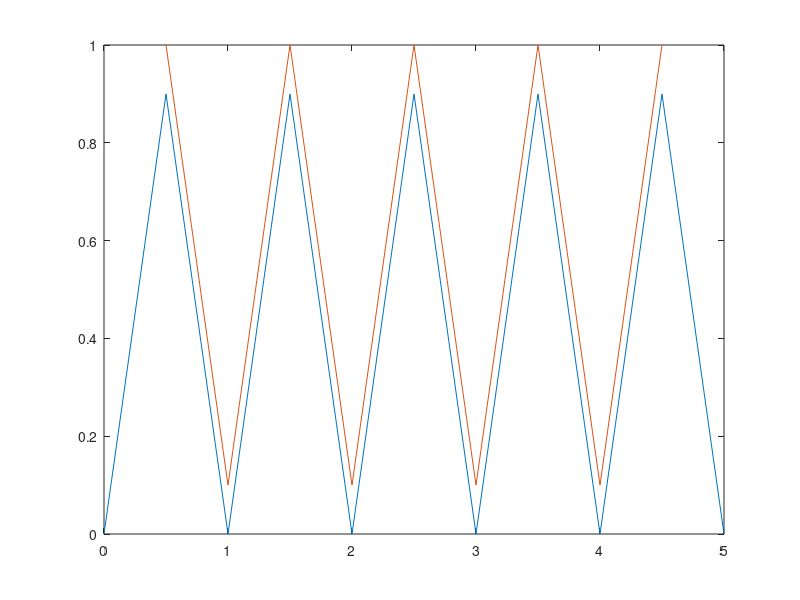

Write MATLAB code to recreate this figure. (Note: this script raises an error after producing the figure.)
clear all
clc

addpath('../../pathmexa64');

pi= 3.1415926535879;
global a;
global contact_wrench;
global dimen;
global q_diff;
global num_of_contacts;
global g;
global h;
global dista;
global nnz;
global kp;
global kv;
global q_o;
dimen=2;
num_of_contacts = 1;
g=9.8;
h=0.01;
kp=1;
kv=1;
n = dimen + num_of_contacts;
nnz = 6;
tf = 40;
big = 1e20;
a=1;
for j = 1:n
    l(j) = -big;
end
for j = 1:n
    u(j) = big;
end

l(n) = 0;
q_o=[0.5;.9];
q_goal(1,1) = 5; q_goal(2,1) = 0.9;
z = [0,0,0];
t = 0;

k=1;
i=1;
q=1;
m=0;
n=0;
for x=0:0.5:5
    if (floor(x)==x)
        y=0;
        j(i)=x;
        k(i)=y;
    else
        y=0.9;
        j(i)=x;
        k(i)=y;
    end
    i=i+1;
end
plot (j,k)
hold on
for c=0.5:0.5:4.5
    if (floor(c)==c)
        d=0.1;
        m(q)=c;
        n(q)=d;
    else
        d=1;
        m(q)=c;
        n(q)=d;
    end
    q=q+1;
end
plot (m,n)
hold on
k=1;
while t < tf
    
    q_diff = q_o - q_goal;
    
    q_diff = q_diff/(norm(q_diff));
    [contact_wrench,dista]= get_collision_info(q_o);
%     [z,f,J] = pathmcp(z,l,u,'mcpfuncjacEval');
    [z,f,J] = pathmcp(z,l,u,'mcpfuncjacEval1');
    for j = 1:dimen
        q_o(j,1) =  (z(j));
    end
  
    t = t + h;
    
    if((-q_o + q_goal) <= 1e-06)
        t = tf;
    end
    x(k)=q_o(1,1);
    y(k)=q_o(2,1);
    
    plot (x(k),y(k),'.')
    hold on
    k=k+1;
end